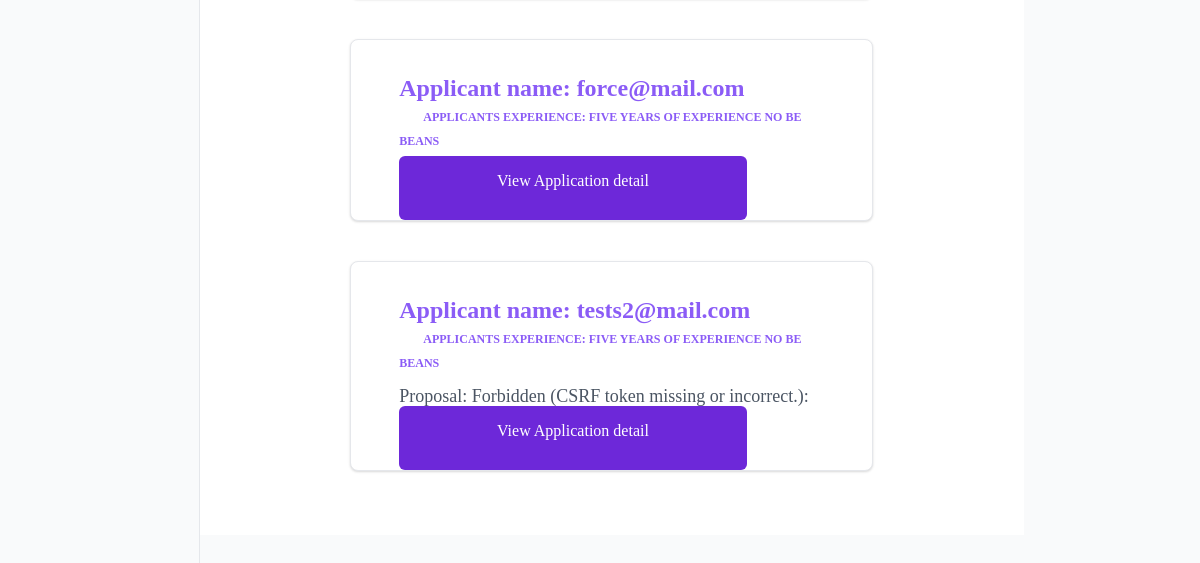
Before: /user/dashboard/employer/job1/ (signed in, lower part) with the older database file.
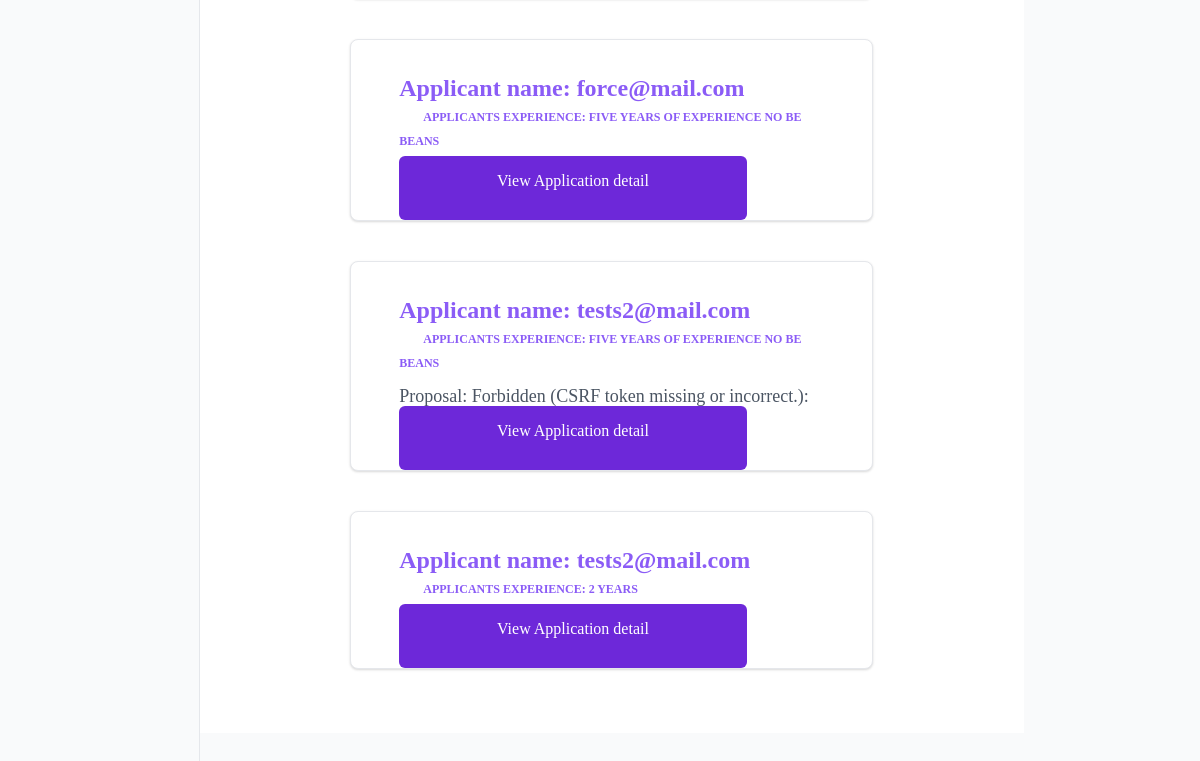
After: the same page with the newer database file.
### apps/job/models.py (models this page shows)
class Application(models.Model):
    job = models.ForeignKey(Job,related_name='application', on_delete=models.CASCADE)
    proposal = models.TextField()
    experience = models.TextField(blank=True, null=True)
    payment = models.CharField(max_length=222,blank=True, null=True)
    delivery = models.CharField(max_length=222,blank=True, null=True)
    created_by = models.ForeignKey(settings.AUTH_USER_MODEL, related_name='application',on_delete=models.CASCADE)
    created_on = models.DateTimeField(auto_now_add=True)

### apps/users/models.py (models this page shows)
class CustomUser(AbstractUser):
    username = None
    email = models.EmailField(_('email address'), unique=True)
    USERNAME_FIELD = 'email'
    REQUIRED_FIELDS = []
    objects = CustomUserManager()
    def __str__(self):
        return self.email

### apps/users/views.py (the view)
# urls.py: path('dashboard/employer/job<int:pk>/',EmployerJobDetail.as_view(),name="employer-detail"),
class EmployerJobDetail(View, LoginRequiredMixin):
    def get(self,request,pk,*args,**kwargs):
        job = get_object_or_404(Job,pk=pk,created_by=request.user)
        return render(request,'user/get-job-detail.html',{'job':job})

### apps/notification/context_processor.py (called while the page is built)
def get_notifications(request):
    if request.user.is_authenticated:
        read_notifications = request.user.notifications.filter(is_read=True)
        unread_notifications = request.user.notifications.filter(is_read=False)
        context ={
            'read_notifications': read_notifications,
            'unread_notifications': unread_notifications
        }
        return context
    else:
        context ={
            'read_notifications': [],
            'unread_notifications': []
        }
        return context

### apps/users/templates/user/get-job-detail.html (shortened to what this page needs)
{% extends 'user/dashboard.html' %}
{% block body %}
<section class="relative py-16 bg-white min-w-screen animation-fade animation-delay">
    <div class="container px-0 mx-auto sm:px-5">
        {% for application in job.application.all %}
            <div
                class="w-full relative px-6 py-6 mx-auto mt-10 bg-white border border-gray-200 sm:px-8 md:px-12 sm:py-8 sm:rounded-lg sm:shadow md:w-2/3">
                <h3 hx-boost="true" class="text-lg font-bold text-purple-500 sm:text-xl md:text-2xl">Applicant name:
                <a href="{% url 'users:profile' application.created_by%}">{% if application.created_by.profile.username %}{{application.created_by.profile.username}}{% else %} {{application.created_by}}{% endif %} </a>
                </h3>
                <small class="mx-6 text-xs font-bold text-left text-purple-500 uppercase sm:text-center sm:text-normal sm:font-bold">Applicants Experience: {{application.experience}}</small>
                <p class="mt-2 text-base text-gray-600 sm:text-lg md:text-normal">Proposal: {{application.proposal}}</p>
                 <a href="{% url 'users:applicant-detail' application.pk%}" class="absolute  bottom-0 h-16 py-3 text-center w-2/3 font-medium text-white bg-purple-700 border border-transparent rounded-md hover:bg-purple-500">View Application detail</a>
            </div>
        {% empty %}
            <p class="mt-2 text-base text-gray-600 sm:text-lg md:text-normal">No applicant for this job yet.</p>
        {% endfor %}
    </div>
</section>
{% endblock body %}

Changed rows visible on the page:
added Application: created_by "tests2@mail.com", experience "2 YEARS"
